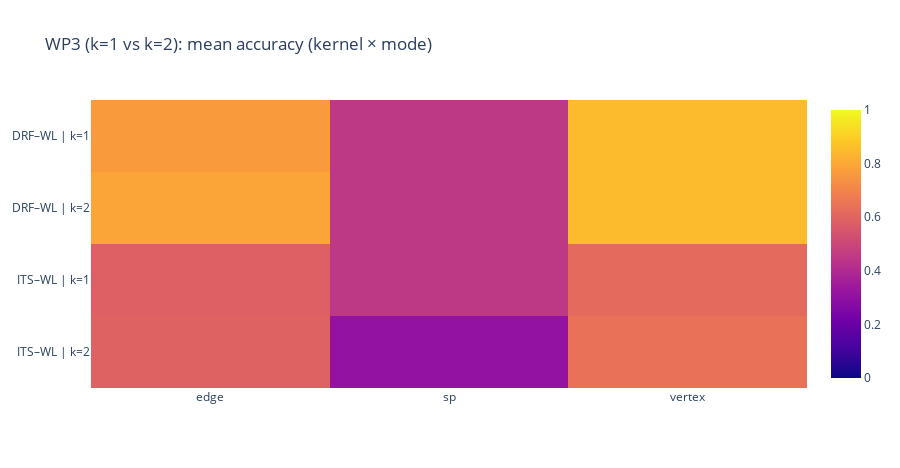

The cell this chart's notebook holds for it:
### Markdown cell above
## Summary of Classification Results

This section summarizes the classification results obtained across all experiments.
The comparison highlights the strengths and limitations of different kernel representations, feature modes,
and dataset configurations, and provides an overall assessment of the kernel-based reaction classification approach.

### Code cell
# =========================
# Section 8: Summary + Plots
# =========================

df_results = pd.DataFrame(results)
df_results['kernel'].astype(str).str.upper().value_counts()

print("Rows:", len(df_results))
display(df_results.head(10))

def has_both(s):
    u = {x.upper() for x in s.astype(str)}
    return {'DRF','ITS'}.issubset(u)

gb = (df_results
      .groupby(['mode','k','n','test_size'])['kernel']
      .apply(lambda s: {x.upper() for x in s.astype(str)}))

missing_pairs = gb[~gb.apply(lambda u: {'DRF','ITS'}.issubset(u))]
print("Kombinationen ohne beide Kernel:", len(missing_pairs))
print(missing_pairs.head(20))

# Quick summary tables:
display(
    df_results[df_results["tag"].isin(["S4_baseline","S5_modes","S6_size","S7_split"])]
    [["tag","kernel","mode","k","n","test_size","accuracy","subset_ids"]]
    .sort_values(["tag","k","kernel","mode","n","test_size"])
)

# Dashboard plots:
figs = plot_experiment_dashboard(df_results, title_prefix="WP3 (k=1 vs k=2)")

figs["heatmap_kernel_mode"].show()

### Figure 1 — Plotly figure (JSON) as saved in the notebook; plotly's stock layout.template omitted (floating-point values rounded to 4 significant figures)
{"data": [{"coloraxis": "coloraxis", "hovertemplate": "x: %{x}<br>y: %{y}<br>color: %{z}<extra></extra>", "name": "0", "type": "heatmap", "x": ["edge", "sp", "vertex"], "xaxis": "x", "y": ["DRF–WL | k=1", "DRF–WL | k=2", "ITS–WL | k=1", "ITS–WL | k=2"], "yaxis": "y", "z": [[0.7628, 0.45, 0.85], [0.7904, 0.45, 0.85], [0.5858, 0.45, 0.6167], [0.5923, 0.3083, 0.6417]]}], "layout": {"coloraxis": {"cmax": 1, "cmin": 0, "colorscale": [[0, "#0d0887"], [0.1111, "#46039f"], [0.2222, "#7201a8"], [0.3333, "#9c179e"], [0.4444, "#bd3786"], [0.5556, "#d8576b"], [0.6667, "#ed7953"], [0.7778, "#fb9f3a"], [0.8889, "#fdca26"], [1, "#f0f921"]]}, "height": 468, "title": {"text": "WP3 (k=1 vs k=2): mean accuracy (kernel × mode)"}, "width": 900, "xaxis": {"anchor": "y", "domain": [0, 1]}, "yaxis": {"anchor": "x", "autorange": "reversed", "domain": [0, 1]}}}
